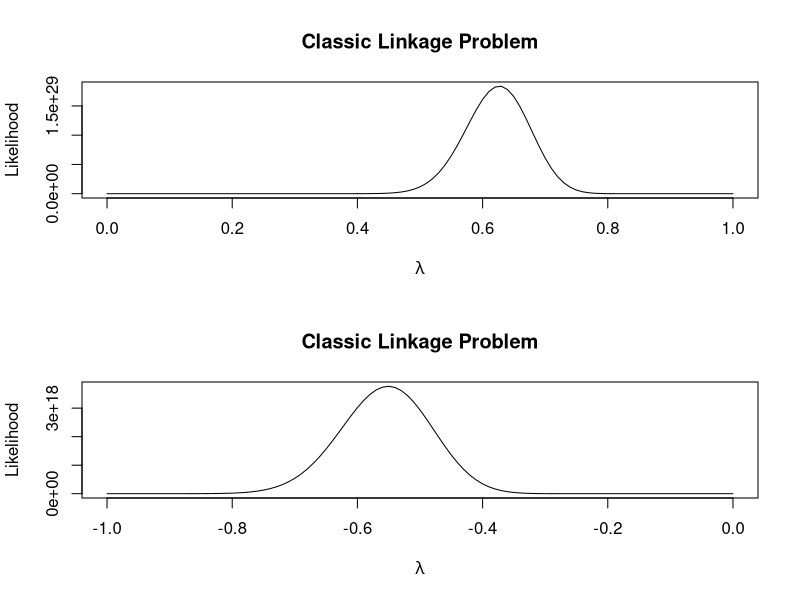
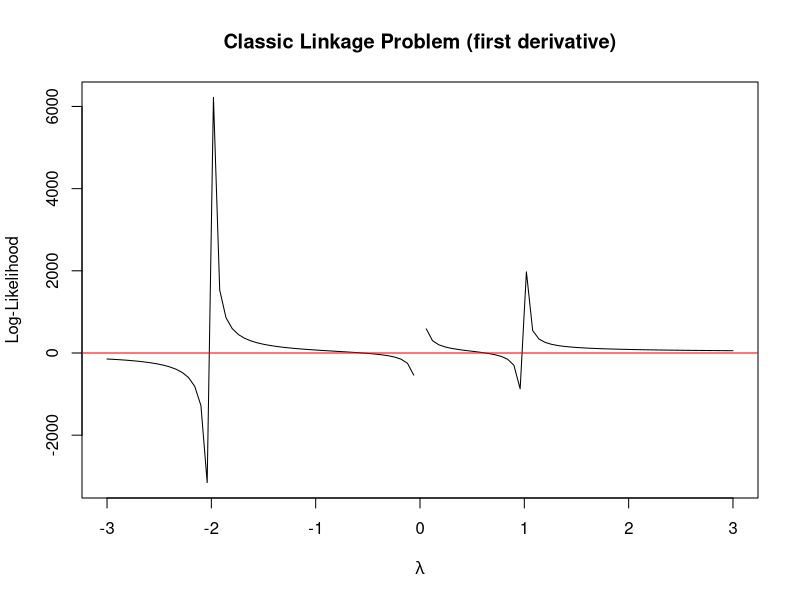
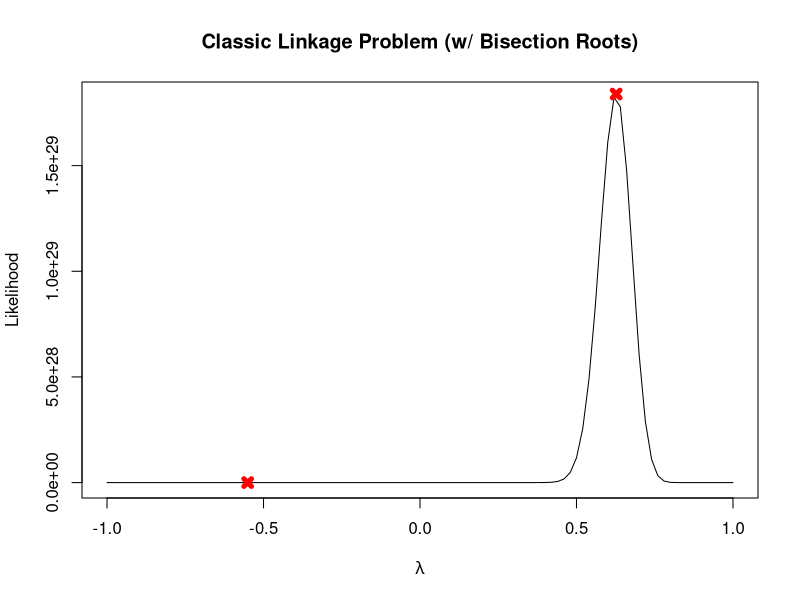
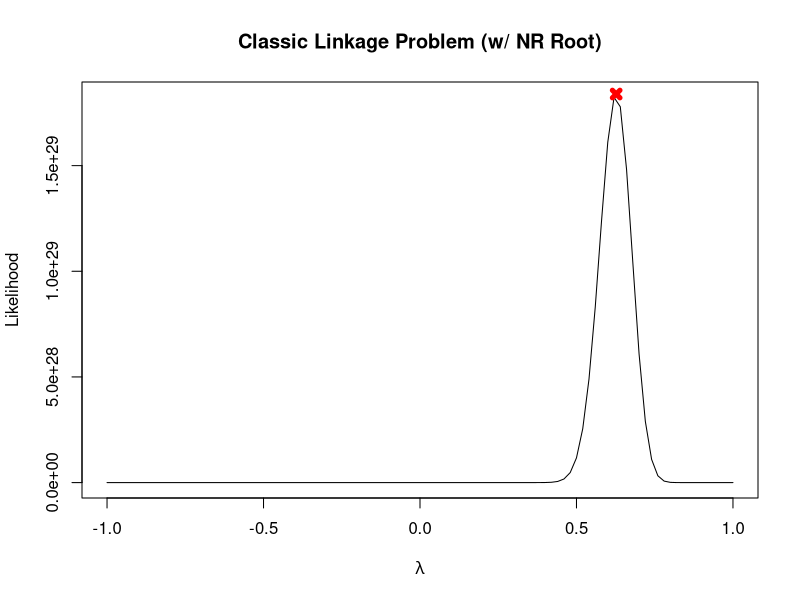

Generate these figures, in order, with R:
### STA 250 - HW 3
### Eliot Paisley
### 11/27/13
##################

setwd("C:/Users/EliotP/Google Drive/sta 250 - f13/") #laptop
library(xtable)

### bisection method.
### arguments are:
### function to find roots of, initial lower and upper bounds, tolarance, and max. number of iterations

bisect= function(func, lower, upper, tol=1e-07, niter = 1000, ...) { 
        l = lower
        u = upper
        func_low = func(lower, ...) 
        func_high = func(upper, ...) 
        f_eval = 2 
        
        if (func_low * func_high > 0) stop 
        change = upper - lower 
        
        while (abs(change) > tol) { 
          x_new = (lower + upper) / 2 
          f_new = func(x_new, ...) 
          if (abs(f_new) <= tol) break 
          if (func_low * f_new < 0) upper = x_new 
          if (func_high * f_new < 0) lower = x_new 
          change = upper - lower 
          f_eval = f_eval + 1 
        } # end while loop
        list(x = x_new, value = f_new, fevals=f_eval, l =l,u = u ) 
} # end bisect function

### Newton Raphson method/
### arguments are:
### first derivative, second derivative, initial guess, tolerance, and max. number of iterations

newton = function(D, DD, initial, tol=1e-6, niter=20){
          int = initial # inital guess to report at end
          theta = initial # initial theta
          out = matrix(NA, nrow=niter+1,ncol=4) #create matrix for the output
          val = D(initial) # goal is to arrive at val = 0
          out[1,] = c(initial,val,niter,int)
          
          i = 1
          continue = T
          while (continue) {
            i = i+1
            theta.old = theta
            theta = theta - D(theta)/DD(theta) ## NR update
            
            val = D(theta)
            out[i,] = c(theta,val,i,int)
            continue = (abs(theta-theta.old) > tol) &&
              (i <= niter)
          }
          if (i > niter) { 
            warning("Maximum number of iterations reached")
            return(out)
          }
          out = out[!is.na(out[,1]),]
          out
} # end NR function


### classic linkage problem
### approximate likelihood

like = function(x){ (2+x)^125*(1-x)^38*x^34}
# take log to simplify
# max will still occur at same point
log_like = function(x){ 125*log(2+x) + 38*log(1-x) + 34*log(x)}
# take first derivative
log_like_D = function(x){ 125/(2+x)- 38/(1-x) + 34/x}
# take second derivative
log_like_DD = function(x){ -125/(2+x)^2- 38/(1-x)^2 - 34/x^2}

# max visually found somewhere near 0.6, local max around -0.5

png("like.png")
par(mfrow=c(2,1))
plot(like,xlim=c(0,1),ylab="Likelihood",xlab=expression(paste(lambda)),main="Classic Linkage Problem")
plot(like,xlim=c(-1,0),ylab="Likelihood",xlab=expression(paste(lambda)),main="Classic Linkage Problem")
dev.off()

# roots visually identified somewhere in (-1, 0) and (0,1)  
png("loglikeD.png")
plot(log_like_D, xlim = c(-3,3),ylab="Log-Likelihood",xlab=expression(paste(lambda)),main="Classic Linkage Problem (first derivative)")
abline(h=0,col="RED")
dev.off()


# set very small offset to avoid infinities
epsilon = 0.0001

###### search for roots using bisection
#######################################

# first interval, results in root at x = -0.5506794
one = bisect(log_like_D, -2+epsilon,0-epsilon)
# first interval, results in root at x = 0.6268215
two = bisect(log_like_D, 0 +epsilon, 1-epsilon)

png("bisect.png")
plot(like,xlim=c(-1,1),ylab="Likelihood",xlab=expression(paste(lambda)),main="Classic Linkage Problem (w/ Bisection Roots)")
points(x = one$x, y = like(one$x), lwd =5, col="RED", pch =4 )
points(x = two$x, y = like(two$x), lwd =5, col="RED", pch =4 )
dev.off()
t = t(as.table(unlist(one),digits=3))
tt = t(as.table(unlist(two),digits=3))
colnames(t) = c("Root", "Value","Iterations","Int. Low", "Int. Upp")       
colnames(tt) = c("Root", "Value","Iterations","Int. Low", "Int. Upp")       
print(xtable(rbind(t,tt)),include.rownames=FALSE)

##### search for roots using Newton-Raphson
###########################################

newt1 = newton(log_like_D, log_like_DD,initial= -0.55,niter=500,tol=1e-7)
newt2 = newton(log_like_D, log_like_DD,initial=  0.40,niter=500,tol=1e-7)
newt3 = newton(log_like_D, log_like_DD,initial=  0.60,niter=500,tol=1e-7)

colnames(newt1) = c("Root", "Value", "Iteration", "Initial")
ttt = rbind(t(as.table(newt1[nrow(newt1),])),t(as.table(newt2[nrow(newt2),])),t(as.table(newt3[nrow(newt3),])))
print(xtable(ttt),include.rownames=FALSE)

png("newton.png")
plot(like,xlim=c(-1,1),ylab="Likelihood",xlab=expression(paste(lambda)),main="Classic Linkage Problem (w/ NR Root)")
points(x = newt3[nrow(newt3),1], y = like(newt3[nrow(newt3),1]), lwd =5, col="RED", pch =4 )
dev.off()
